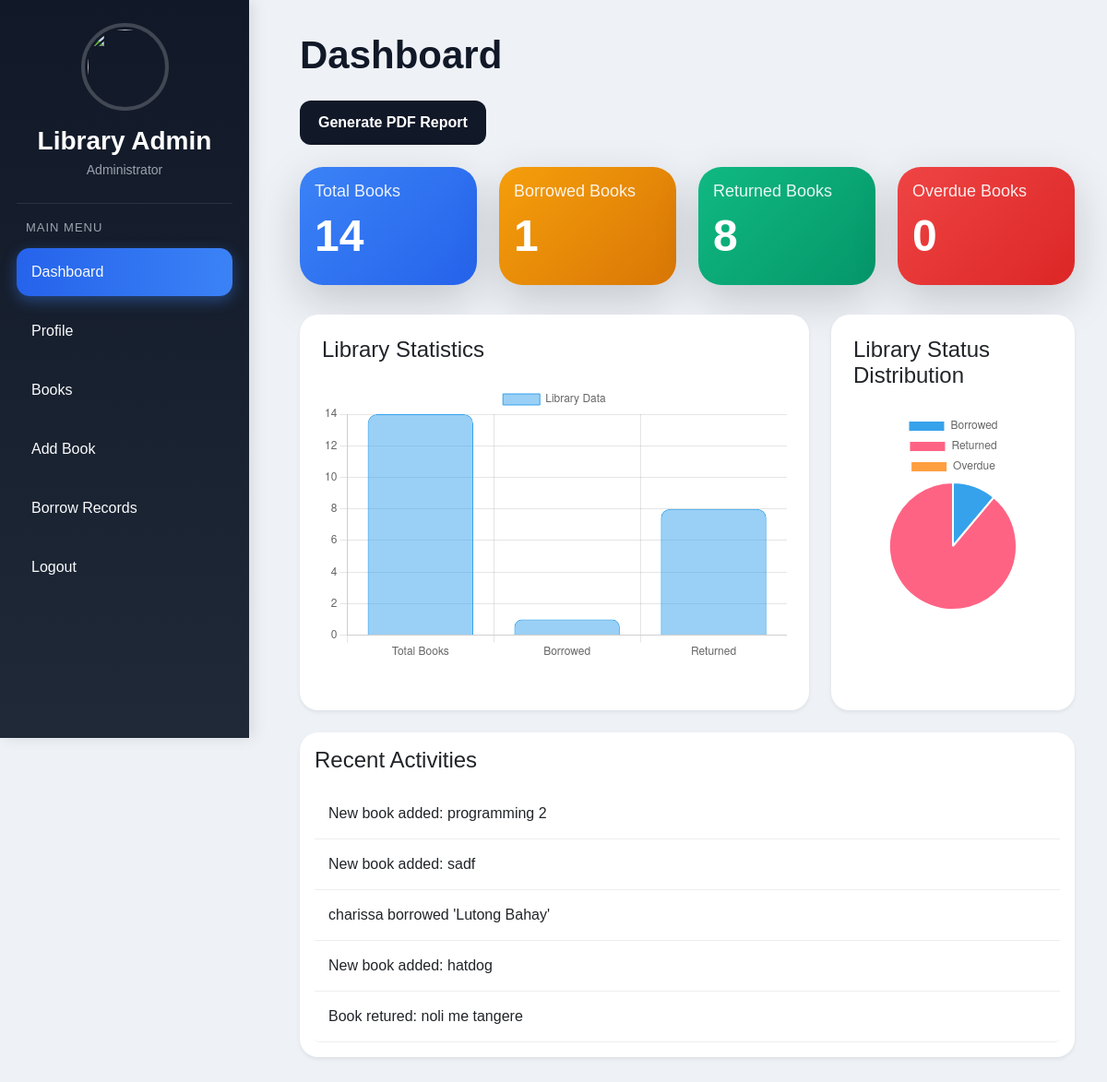
Page / (signed in) on the earlier database version.
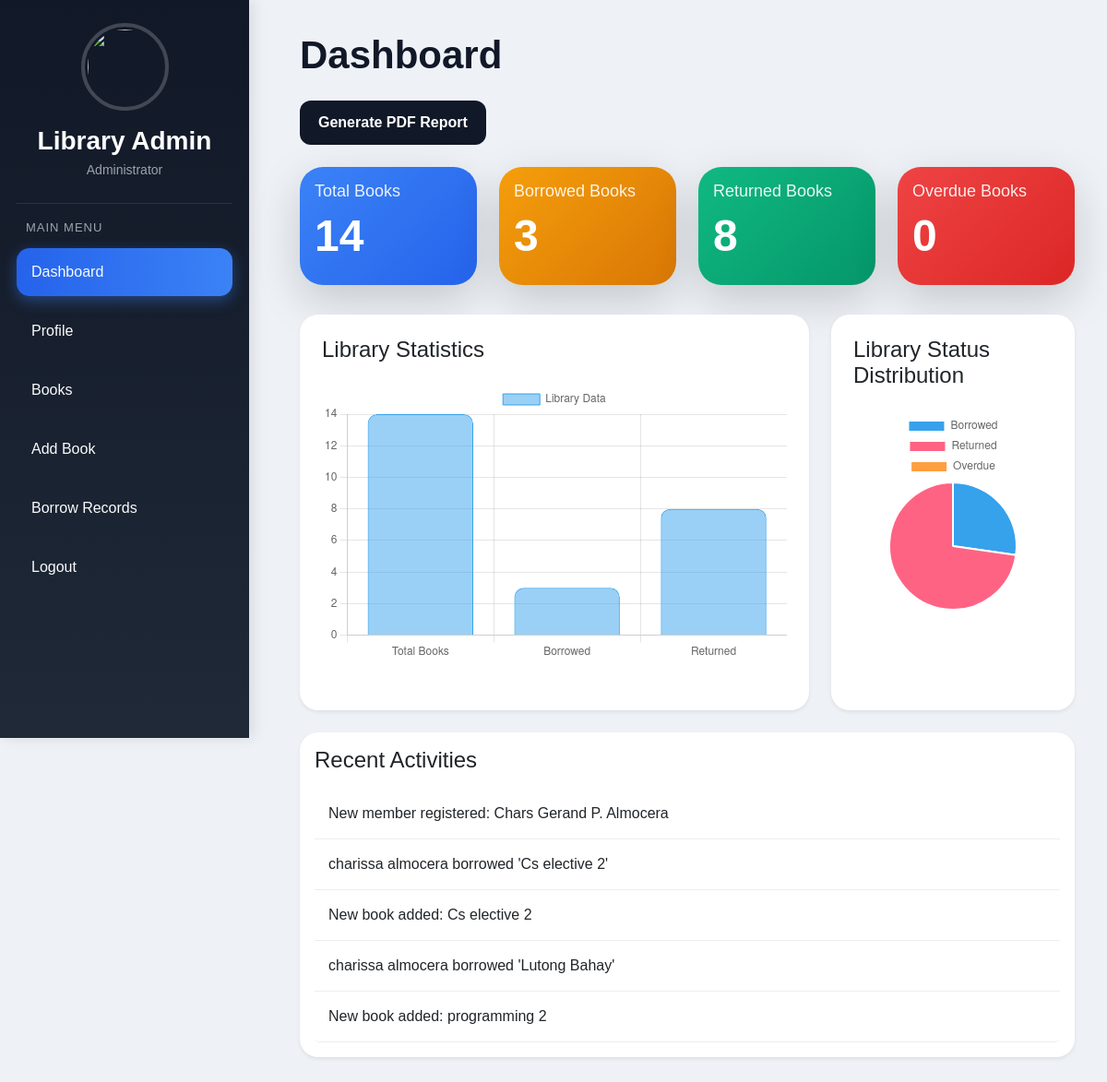
Same page on the later database version.
### tables this page shows
CREATE TABLE activities (
    id INTEGER PRIMARY KEY AUTOINCREMENT,
    activity TEXT,
    created_at TIMESTAMP DEFAULT CURRENT_TIMESTAMP
);

### app.py (the view)
@app.route('/')
@login_required
def index():
    conn = sqlite3.connect('database.db')
    cursor = conn.cursor()
    cursor.execute("SELECT COUNT(*) FROM books")
    total_books = cursor.fetchone()[0]
    cursor.execute("""
    SELECT COUNT(*)
    FROM borrow_books
    WHERE status = 'Borrowed'
    """)
    borrowed_books = cursor.fetchone()[0]
    cursor.execute("""
    SELECT COUNT(*)
    FROM borrow_books
    WHERE status = 'Returned'
    """)
    returned_books = cursor.fetchone()[0]
    cursor.execute("""
    SELECT COUNT(*)
    FROM borrow_books
    WHERE status = 'Overdue'
    """)
    overdue_books = cursor.fetchone()[0]
    cursor.execute("""
    SELECT
        strftime('%m', borrow_date) AS month,
        COUNT(*)
    FROM borrow_books
    GROUP BY month
    ORDER BY month
    """)
    monthly_data = cursor.fetchall()
    cursor.execute("""
    SELECT *
    FROM activities
    ORDER BY id DESC
    LIMIT 5
    """)
    activities = cursor.fetchall()
    conn.close()
    return render_template(
        'index.html',
        total_books=total_books,
        borrowed_books=borrowed_books,
        returned_books=returned_books,
        overdue_books=overdue_books,
        monthly_data=monthly_data,
        activities=activities
    )

### app.py (called while the page is built)
def login_required(f):
    @wraps(f)
    def decorated_function(*args, **kwargs):
        if 'user_id' not in session:
            return redirect('/login')
        return f(*args, **kwargs)
    return decorated_function

### templates/index.html (shortened to what the changed rows need)
<!DOCTYPE html>
<html>
<head>
    <link href="https://cdn.jsdelivr.net/npm/bootstrap@5.3.3/dist/css/bootstrap.min.css" rel="stylesheet">
</head>
<body>
<div class="content">
    <h1 class="dashboard-title mb-4">
        Dashboard
    </h1>
<div class="row mb-3">
    <div class="col-md-3 mb-3">
        <div class="card dashboard-card total-card shadow-lg">
            <div class="card-body d-flex justify-content-between align-items-center">
                <div>
                    <h1 class="display-5 fw-bold text-white">
                        {{ total_books }}
                    </h1>
                </div>
            </div>
        </div>
    </div>
    <div class="col-md-3 mb-3">
        <div class="card dashboard-card borrow-card shadow-lg">
            <div class="card-body d-flex justify-content-between align-items-center">
                <div>
                    <h6 class="card-title text-white">
                        Borrowed Books
                    </h6>
                    <h1 class="display-5 fw-bold text-white">
                        {{ borrowed_books }}
                    </h1>
                </div>
            </div>
        </div>
    </div>
    <div class="col-md-3 mb-3">
        <div class="card dashboard-card return-card shadow-lg">
            <div class="card-body d-flex justify-content-between align-items-center">
                <div>
                    <h1 class="display-5 fw-bold text-white">
                        {{ returned_books }}
                    </h1>
                </div>
            </div>
        </div>
    </div>
<div class="col-md-3 mb-3">
    <div class="card dashboard-card overdue-card shadow-lg">
        <div class="card-body d-flex justify-content-between align-items-center">
            <div>
                <h1 class="display-5 fw-bold text-white">
                    {{ overdue_books }}
                </h1>
            </div>
        </div>
    </div>
</div>
</div>
<div class="row mb-4">
    <div class="col-md-8">
        <div class="card shadow-sm p-4 chart-card h-100">
            <div style="height:300px;">
                <canvas id="libraryChart"></canvas>
            </div>
        </div>
    </div>
    <div class="col-md-4">
        <div class="card shadow-sm p-4 chart-card h-100">
            <div style="height:300px;">
                <canvas id="pieChart"></canvas>
            </div>
        </div>
    </div>
</div>
    <div class="card shadow-sm p-3 activity-card">
        <ul class="list-group">
            {% for activity in activities %}
            <li class="list-group-item">
                {{ activity[1] }}
            </li>
            {% endfor %}
        </ul>
    </div>
</div>
<script>
const ctx = document.getElementById('libraryChart');
new Chart(ctx, {
    type: 'bar',
    data: {
        labels: [
            'Total Books',
            'Borrowed',
            'Returned'
        ],
        datasets: [{
            label: 'Library Data',
            data: [
                {{ total_books }},
                {{ borrowed_books }},
                {{ returned_books }}
            ],
            borderWidth: 1,
            borderRadius: 10
        }]
    },
    options: {
        responsive: true,
        maintainAspectRatio: false,
        scales: {
            y: {
                beginAtZero: true
            }
        }
    }
});
const pieCtx =
document.getElementById('pieChart');
new Chart(pieCtx, {
    type: 'pie',
    data: {
        labels: [
            'Borrowed',
            'Returned',
            'Overdue'
        ],
        datasets: [{
            data: [
                {{ borrowed_books }},
                {{ returned_books }},
                {{ overdue_books }}
            ]
        }]
    }
});
</script>
</body>
</html>

Differences in the rows shown:
no longer on this page (row unchanged): activities: activity "New book added: sadf"
no longer on this page (row unchanged): activities: activity "charissa borrowed 'Lutong Bahay'"
no longer on this page (row unchanged): activities: activity "New book added: hatdog"
no longer on this page (row unchanged): activities: activity "Book retured: noli me tangere"
added activities: activity "New member registered: Chars Gerand P. Almocera"
added activities: activity "charissa almocera borrowed 'Cs elective 2'"
added activities: activity "New book added: Cs elective 2"
added activities: activity "charissa almocera borrowed 'Lutong Bahay'"
Other differences:
{{ borrowed_books }}: "1" → "3"
chart data {{ borrowed_books }}: 1 → 3
